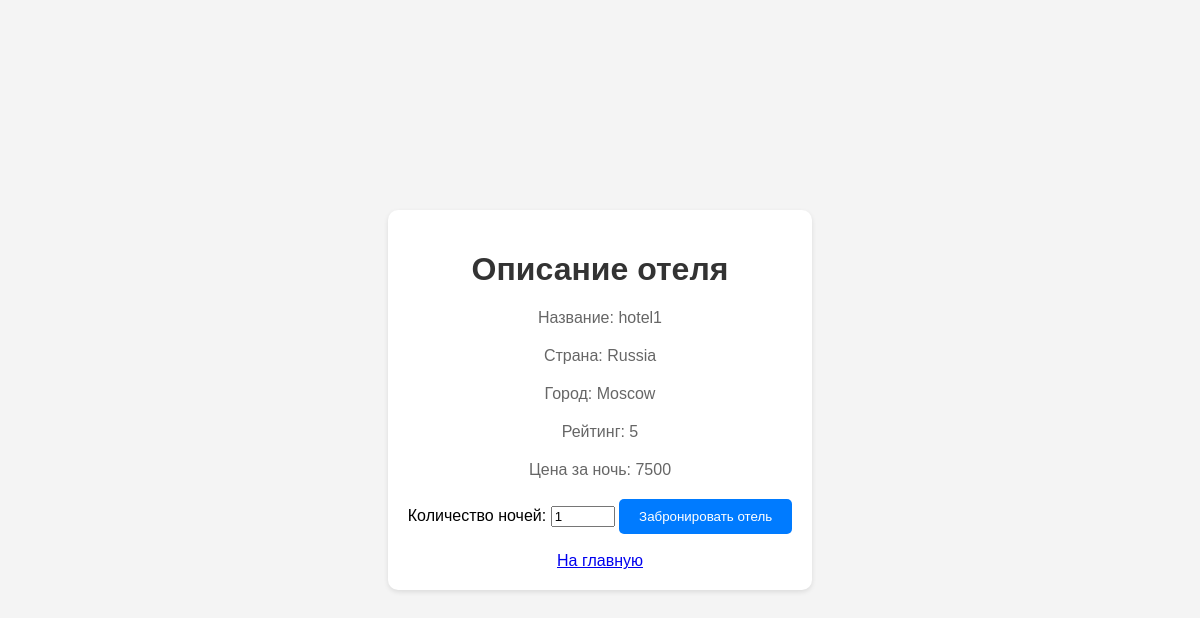
Before: /hotel/1 with the older database file.
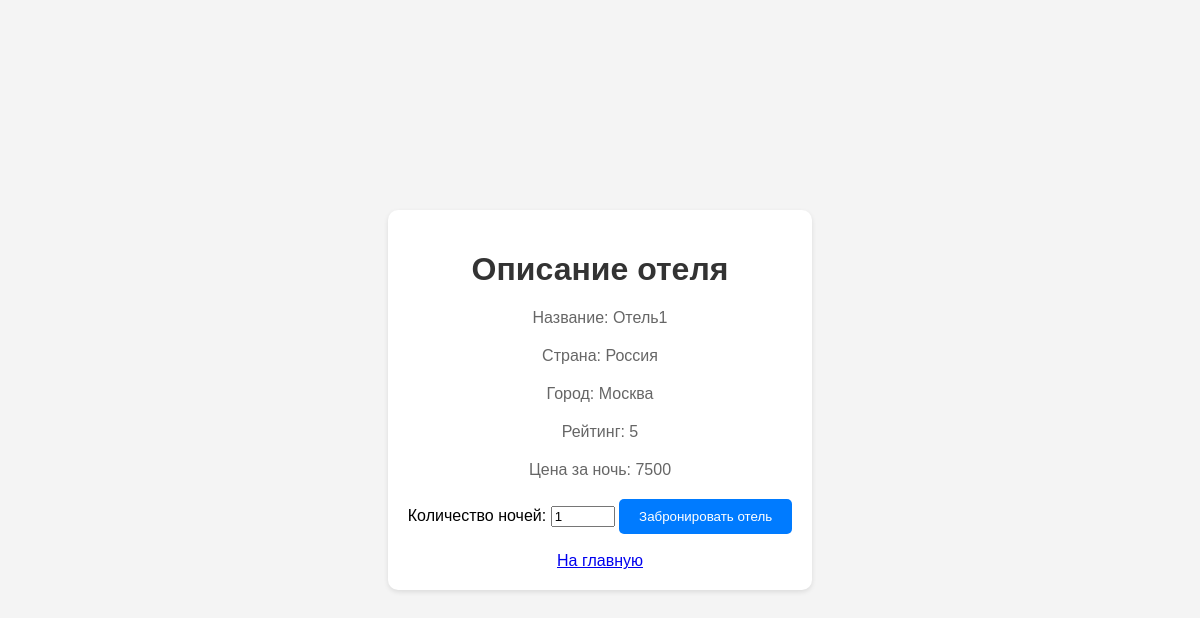
After: the same page with the newer database file.
### classes.py (models this page shows)
class Hotel(SQLModel, table=True):
    id: Optional[int] = Field(primary_key=True, default=None)
    name: str
    country: str
    town: str
    rate: int
    price_per_night: int

### main.py (the view)
@app.get('/hotel/{hotel_id}', response_model=Hotel, tags=['Hotel'])
async def get_hotel(request: Request, hotel_id: int):
    global CURRENT_USER
    statement = select(Hotel).where(Hotel.id == hotel_id)
    result = session.exec(statement).all()
    name = result[0].name
    country = result[0].country
    town = result[0].town
    rate = result[0].rate
    price = result[0].price_per_night
    if CURRENT_USER != None:
        return templates.TemplateResponse(
            request=request,
            name='hotel_page_logged.html',
            context={'hotel_name': name, 'hotel_country': country, 'hotel_town': town, 'rate': rate, 'price': price}
        )
    else:
        return templates.TemplateResponse(
            request=request,
            name='hotel_page.html',
            context={'hotel_name': name, 'hotel_country': country, 'hotel_town': town, 'rate': rate, 'price': price}
        )

### templates/hotel_page_logged.html (shortened to what this page needs)
<!DOCTYPE html>
<html lang="en">
<head>
</head>
<body>
    <div class="container">
        <h1>Описание отеля</h1>
        <p>Название: {{ hotel_name }}</p>
        <p>Страна: {{ hotel_country }}</p>
        <p>Город: {{ hotel_town }}</p>
        <p>Рейтинг: {{ rate }}</p>
        <p>Цена за ночь: {{ price }}</p>
        <form method="post">
        <label for="nights">Количество ночей:</label>
        <input class="form-control" name="nights" type="number" id="nights" min="1" max="999" value="1">
        <button type="submit">Забронировать отель</button>
        <br>
        <br>
        <a href="{{ url_for('show_hotels') }}">На главную</a>
        </form>
    </div>
</body>
</html>

### templates/hotel_page_logged.html (style rules this page uses)
body { font-family: Arial, sans-serif; background-color: #f4f4f4; margin: 0; padding: 0; display: flex; justify-content: center; align-items: center; height: 100vh; }
.container { background-color: #fff; padding: 20px; border-radius: 10px; box-shadow: 0 2px 5px rgba(0, 0, 0, 0.1); text-align: center; }
h1 { color: #333; }
p { color: #666; margin-bottom: 20px; }
button { padding: 10px 20px; background-color: #007bff; color: #fff; border: none; border-radius: 5px; cursor: pointer; }

Changed rows visible on the page:
changed Hotel: name "hotel1" → "Отель1"; country "Russia" → "Россия"; town "Moscow" → "Москва"
